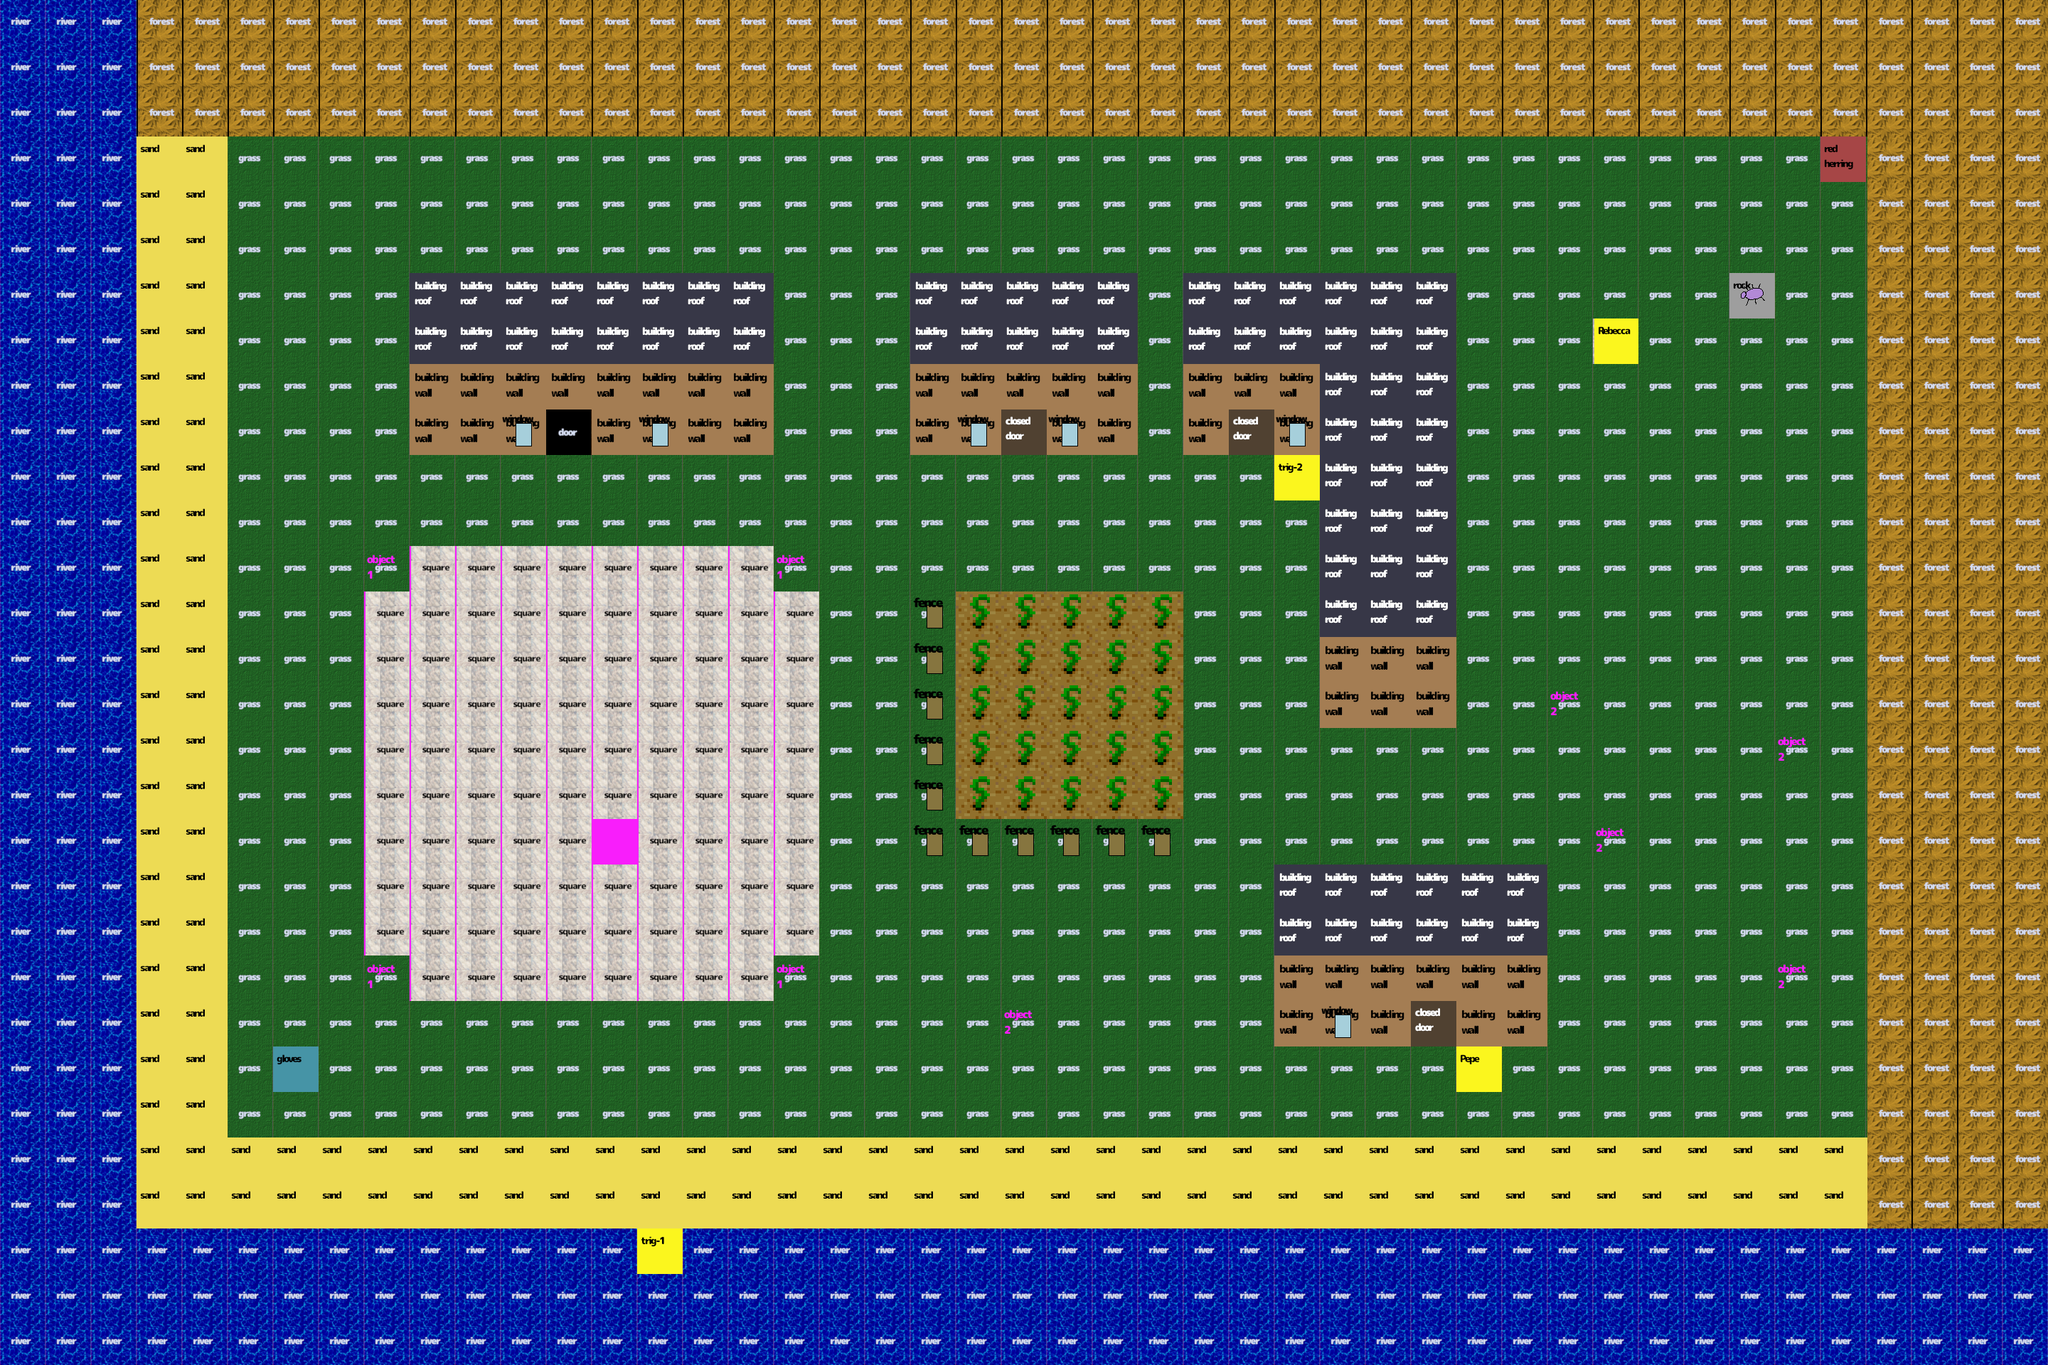

A level layout from a 2D game, rendered from its tile map. Below: a short description, then the map file with tile-grid data replaced by summaries:
An orthogonal 45x30 tile map with 64x64 px tiles, 7 tile layers (backgroundLayer, wallLayer, background2Layer, npcLayer, ...).

<map version="1.2" tiledversion="1.2.5" orientation="orthogonal" renderorder="right-up" width="45" height="30" tilewidth="64" tileheight="64" infinite="0" nextlayerid="8" nextobjectid="1">
 <tileset firstgid="1" source="tileset.tsx" />
 <layer id="1" name="backgroundLayer" width="45" height="30">
  <data>[1350 cells, 1350 non-empty, 6 distinct tile ids]</data>
 </layer>
 <layer id="2" name="wallLayer" width="45" height="30">
  <data>[1350 cells, 264 non-empty, 10 distinct tile ids]</data>
 </layer>
 <layer id="6" name="background2Layer" width="45" height="30">
  <data>[1350 cells, 31 non-empty, 2 distinct tile ids]</data>
 </layer>
 <layer id="7" name="npcLayer" width="45" height="30">
  <data>[1350 cells, 8 non-empty, 8 distinct tile ids]</data>
 </layer>
 <layer id="5" name="doorLayer" width="45" height="30">
  <data>[1350 cells, 1 non-empty, 1 distinct tile ids]</data>
 </layer>
 <layer id="3" name="itemLayer" width="45" height="30">
  <data>[1350 cells, 2 non-empty, 2 distinct tile ids]</data>
 </layer>
 <layer id="4" name="playerLayer" width="45" height="30">
  <data>[1350 cells, 1 non-empty, 1 distinct tile ids]</data>
 </layer>
</map>
